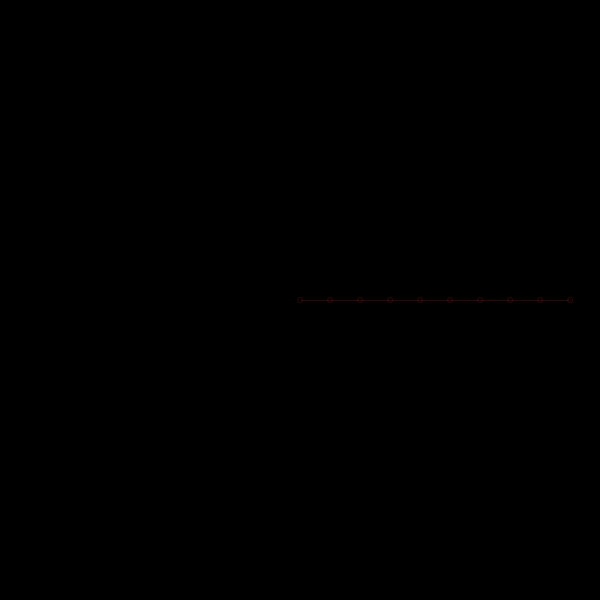
Frame 1 (no input)
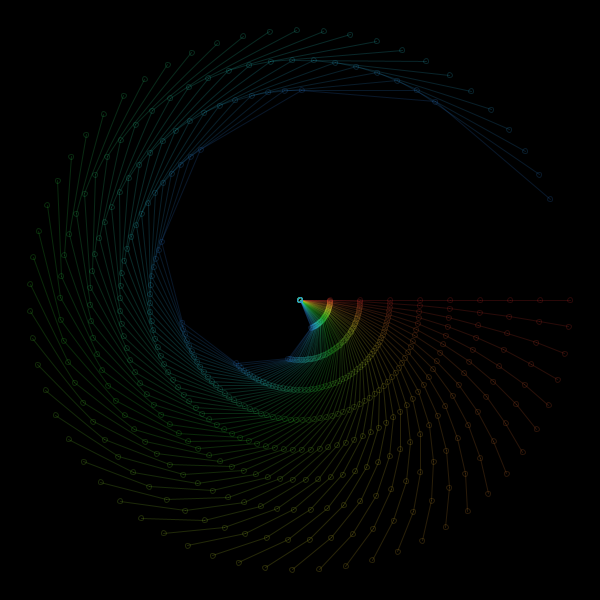
Frame 60 (the mouse pressed at the canvas centre just before this capture)
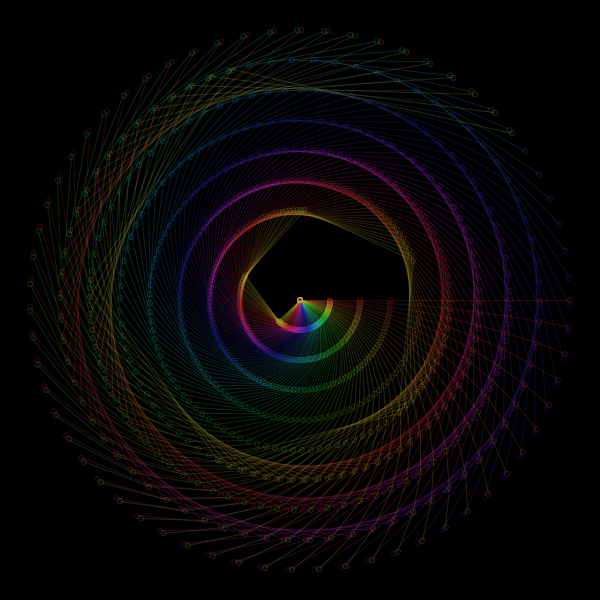
Frame 120 (the mouse held since frame 60 and released just before this capture)

The Processing sketch that drew these frames (run headless with seeded random() and noise(); from frame 60 on, the mouse is pressed at the canvas centre):

// Processing sketch: orbitDrawer
// ── orbitDrawer.pde
PVector[] circles;   // array that stores circle positions
float[] scales;      // array that holds speed of each circle
float t;             // time
float masterScale;   // main control point

void setup(){
  
  // initialization of circles and scales
  size(600,600);
  background(0);
  t = 0;
  masterScale = 10;
  circles = new PVector[10];
  colorMode(HSB, 100);
  scales = new float[circles.length];
  for(int i=0; i<circles.length; i++){
   circles[i] = new PVector(0, 0); 
   
   // increments speed based on modulo of masterScale
   // ex. if mS = 3, there are three different speeds
   scales[i] = 1 + (float)i % masterScale; 
  }
  
}

void draw(){
  pushMatrix();
  
  // move frame such that 0,0 is in the center
  translate(width/2, height/2);
  
  // color value cycles from 0-100
  stroke(((100*t)%101), 80, 80, 20);
  noFill();
  
  // for each circles, calculates its position in orbit for time t
  // then draws each circle, and draws a line to the circle before it
  // each speed scales time so that circles rotate at different speeds
  for(int i=0; i<circles.length; i++){
   circles[i].x = i*((height/circles.length)/2)*cos(scales[i]*t);
   circles[i].y = i*((height/circles.length)/2)*sin(scales[i]*t);
   ellipse(circles[i].x, circles[i].y, 5, 5);
   if(i>0) line(circles[i].x, circles[i].y, circles[i-1].x, circles[i-1].y);
  }

 
  t+= 0.01; // incement time
  popMatrix();
}

void keyPressed(){
 
 // adjust masterScale with q and a
 if(key == 'q') masterScale += 0.5;
 if(key == 'a') masterScale -= 0.5;
 
 
 // clear and reinitialize with c
 if(key == 'c') {
   background(0);
   t = 0;
 }
 
}
